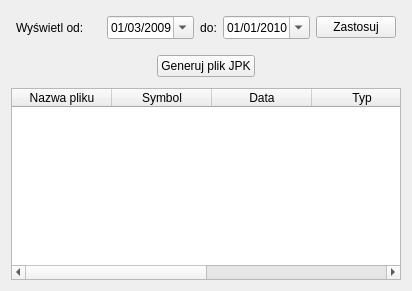
      <widget class="QWidget" name="invoiceTab">
       <attribute name="title">
        <string>Historia faktur</string>
       </attribute>
       <layout class="QGridLayout" name="gridLayout">
        <item row="0" column="0">
         <layout class="QHBoxLayout" name="horizontalLayout">
          <property name="leftMargin">
           <number>5</number>
          </property>
          <property name="topMargin">
           <number>5</number>
          </property>
          <property name="rightMargin">
           <number>5</number>
          </property>
          <property name="bottomMargin">
           <number>5</number>
          </property>
          <item>
           <widget class="QLabel" name="textLabel1">
            <property name="sizePolicy">
             <sizepolicy hsizetype="Preferred" vsizetype="Preferred">
              <horstretch>0</horstretch>
              <verstretch>0</verstretch>
             </sizepolicy>
            </property>
            <property name="minimumSize">
             <size>
              <width>85</width>
              <height>0</height>
             </size>
            </property>
            <property name="text">
             <string>Wyświetl od:</string>
            </property>
            <property name="wordWrap">
             <bool>false</bool>
            </property>
           </widget>
          </item>
          <item>
           <widget class="QDateEdit" name="filtrStart">
            <property name="sizePolicy">
             <sizepolicy hsizetype="MinimumExpanding" vsizetype="Fixed">
              <horstretch>0</horstretch>
              <verstretch>0</verstretch>
             </sizepolicy>
            </property>
            <property name="cursor">
             <cursorShape>UpArrowCursor</cursorShape>
            </property>
            <property name="focusPolicy">
             <enum>Qt::TabFocus</enum>
            </property>
            <property name="correctionMode">
             <enum>QAbstractSpinBox::CorrectToNearestValue</enum>
            </property>
            <property name="displayFormat">
             <string>dd/MM/yyyy</string>
            </property>
            <property name="calendarPopup">
             <bool>true</bool>
            </property>
            <property name="date">
             <date>
              <year>2009</year>
              <month>3</month>
              <day>1</day>
             </date>
            </property>
           </widget>
          </item>
          <item>
           <widget class="QLabel" name="textLabel2">
            <property name="sizePolicy">
             <sizepolicy hsizetype="Preferred" vsizetype="Preferred">
              <horstretch>0</horstretch>
              <verstretch>0</verstretch>
             </sizepolicy>
            </property>
            <property name="layoutDirection">
             <enum>Qt::LeftToRight</enum>
            </property>
            <property name="text">
             <string>do:</string>
            </property>
            <property name="alignment">
             <set>Qt::AlignCenter</set>
            </property>
            <property name="wordWrap">
             <bool>false</bool>
            </property>
           </widget>
          </item>
          <item>
           <widget class="QDateEdit" name="filtrEnd">
            <property name="sizePolicy">
             <sizepolicy hsizetype="MinimumExpanding" vsizetype="Fixed">
              <horstretch>0</horstretch>
              <verstretch>0</verstretch>
             </sizepolicy>
            </property>
            <property name="cursor">
             <cursorShape>UpArrowCursor</cursorShape>
            </property>
            <property name="focusPolicy">
             <enum>Qt::TabFocus</enum>
            </property>
            <property name="wrapping">
             <bool>true</bool>
            </property>
            <property name="frame">
             <bool>true</bool>
            </property>
            <property name="currentSection">
             <enum>QDateTimeEdit::DaySection</enum>
            </property>
            <property name="displayFormat">
             <string>dd/MM/yyyy</string>
            </property>
            <property name="calendarPopup">
             <bool>true</bool>
            </property>
            <property name="date">
             <date>
              <year>2010</year>
              <month>1</month>
              <day>1</day>
             </date>
            </property>
           </widget>
          </item>
          <item>
           <widget class="QPushButton" name="applyFiltrBtn">
            <property name="cursor">
             <cursorShape>PointingHandCursor</cursorShape>
            </property>
            <property name="text">
             <string>Zastosuj</string>
            </property>
           </widget>
          </item>
         </layout>
        </item>
        <item row="2" column="0">
         <widget class="QTableWidget" name="tableH">
          <property name="contextMenuPolicy">
           <enum>Qt::CustomContextMenu</enum>
          </property>
          <property name="editTriggers">
           <set>QAbstractItemView::NoEditTriggers</set>
          </property>
          <property name="selectionMode">
           <enum>QAbstractItemView::SingleSelection</enum>
          </property>
          <property name="selectionBehavior">
           <enum>QAbstractItemView::SelectItems</enum>
          </property>
          <property name="sortingEnabled">
           <bool>false</bool>
          </property>
          <property name="cornerButtonEnabled">
           <bool>true</bool>
          </property>
          <property name="numRows" stdset="0">
           <number>0</number>
          </property>
          <property name="numCols" stdset="0">
           <number>6</number>
          </property>
          <property name="readOnly" stdset="0">
           <bool>true</bool>
          </property>
          <property name="sorting" stdset="0">
           <bool>true</bool>
          </property>
          <column>
           <property name="text">
            <string>Nazwa pliku</string>
           </property>
          </column>
          <column>
           <property name="text">
            <string>Symbol</string>
           </property>
          </column>
          <column>
           <property name="text">
            <string>Data</string>
           </property>
          </column>
          <column>
           <property name="text">
            <string>Typ</string>
           </property>
          </column>
          <column>
           <property name="text">
            <string>Nabywca</string>
           </property>
          </column>
          <column>
           <property name="text">
            <string>NIP</string>
           </property>
          </column>
         </widget>
        </item>
        <item row="1" column="0">
         <layout class="QHBoxLayout" name="horizontalLayout_3">
          <property name="leftMargin">
           <number>5</number>
          </property>
          <property name="topMargin">
           <number>5</number>
          </property>
          <property name="rightMargin">
           <number>5</number>
          </property>
          <property name="bottomMargin">
           <number>5</number>
          </property>
          <item>
           <spacer name="horizontalSpacer">
            <property name="orientation">
             <enum>Qt::Horizontal</enum>
            </property>
            <property name="sizeHint" stdset="0">
             <size>
              <width>40</width>
              <height>20</height>
             </size>
            </property>
           </spacer>
          </item>
          <item>
           <widget class="QPushButton" name="generateJPKbtn">
            <property name="text">
             <string>Generuj plik JPK</string>
            </property>
           </widget>
          </item>
          <item>
           <spacer name="horizontalSpacer_2">
            <property name="orientation">
             <enum>Qt::Horizontal</enum>
            </property>
            <property name="sizeHint" stdset="0">
             <size>
              <width>40</width>
              <height>20</height>
             </size>
            </property>
           </spacer>
          </item>
         </layout>
        </item>
       </layout>
      </widget>
